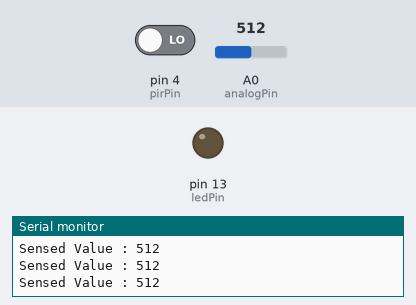
Recording of a sketch running on a simulated Arduino Uno, built with avr-gcc and run on an emulated ATmega328P. Parts: output pins drawn as LEDs (lit = HIGH), the last lines printed to the serial monitor. The inputs (shaded band) are chosen by the test bench; at power-on: A0 (analogPin) = 512, pin 4 (pirPin) LOW.

Above: at 4.2 s.
4.3 s: A0 (analogPin) set to 110
7.3 s: A0 (analogPin) set to 94
10.3 s: pin 4 (pirPin) driven HIGH
At 11.0 s:
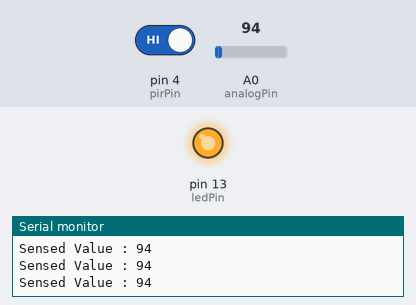
11.8 s: pin 4 (pirPin) driven LOW
At 13.2 s:
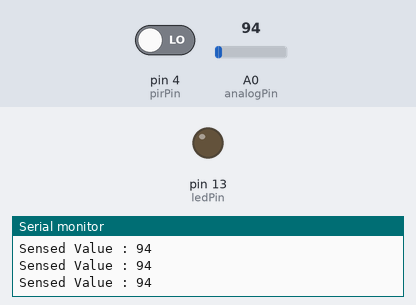
Timing chart, 0 to 14.8 s (numbered marks = the images above; inputs shaded):
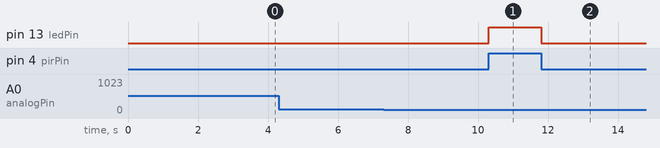

The sketch:

Nightllightsensor.ino
```cpp
int CalibrationTime=30;
long unsigned int lowIn;
long unsigned int pause=5000;
boolean locklow=true;
boolean takelowTime;
int pirPin=4;
int ledPin=13;
int analogPin=0;

void setup() {
  Serial.begin(9600);
  pinMode(pirPin,INPUT);
  pinMode(analogPin,INPUT);
  pinMode(ledPin,OUTPUT);
  digitalWrite(pirPin,LOW);
  Serial.print("Calibrating the sensor ");
  for(int i=0;i<CalibrationTime;i++)
  {
    Serial.print(".");
    delay(100);
  }
  Serial.println("Done");
  Serial.println("sensor Active");
  delay(10);

}

void loop() {
  int sensedValue=analogRead(analogPin);
  Serial.print("Sensed Value : ");
  Serial.println(sensedValue);

  int threshold=500;
  if(digitalRead(pirPin)==HIGH && sensedValue<threshold )
  {
    digitalWrite(ledPin,HIGH);
  if(locklow)
  {
    locklow=false;
    Serial.println("---");
    Serial.println("Motion detected at ");
    Serial.println((millis()/1000));
    Serial.println("Sec.");
    delay(50);
  }
  takelowTime=true;

  }

if(digitalRead(pirPin)==LOW)
{
  digitalWrite(ledPin,LOW);
  if(takelowTime)
  {
    lowIn=millis();
    takelowTime=false;
  }
  if(!locklow && millis()-lowIn>pause)
  {
    locklow=true;
    Serial.print("motion ended at ");
    Serial.print((millis()-pause)/1000);
    Serial.println(" sec");
    delay(50);
  }
}
}
```

Measured:
- after the input at 10.3 s, pin 13 (ledPin): LOW → HIGH at once
- after the input at 11.8 s, pin 13 (ledPin): HIGH → LOW at once
